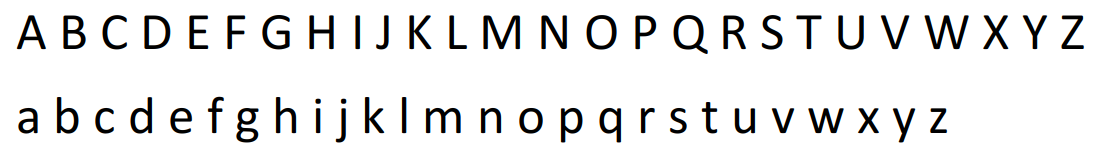
#> input picture modelCaractère/caractere.png, 1101 x 161 px
$ python getcharacter.py
#> lines starting #> are read from the running program, lines starting #| are printed output that depends on the picture; after the words box and inside, x2 and y2 are one past the last pixel; in counts of white or black regions, pixels touching at a corner belong together
import cv2
import numpy as np
import os

source_image = cv2.imread("caractere.png")
#> source_image is the input picture: shape (161, 1101, 3); mean B, G, R 233.3, 233.3, 233.3
source_gray = cv2.cvtColor(source_image, cv2.COLOR_BGR2GRAY)
_, binary_image = cv2.threshold(source_gray, 128, 255, cv2.THRESH_BINARY)
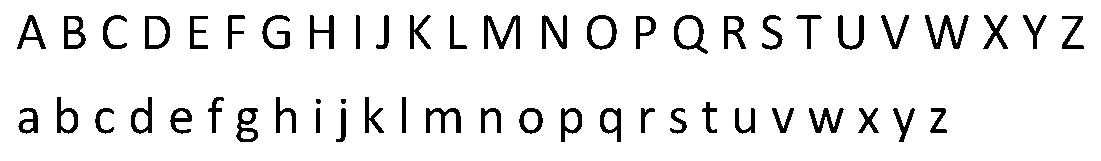
#> binary_image: shape (161, 1101); 91.6% white; 54 black regions, largest, box (x1, y1, x2, y2) and area: (925, 15, 969, 49) 547, (484, 15, 520, 49) 537, (674, 15, 708, 54) 431
inverted_image = cv2.bitwise_not(binary_image)
#> inverted_image: shape (161, 1101); 8.4% white; 54 white regions
contours, _ = cv2.findContours(inverted_image, cv2.RETR_EXTERNAL, cv2.CHAIN_APPROX_SIMPLE)
#> contours = 54 contours, 2 with area under 20; largest, box (x1, y1, x2, y2) and area: (674, 15, 708, 54) 838, (587, 15, 617, 50) 802, (145, 16, 170, 49) 696, (64, 16, 86, 49) 576, (236, 108, 258, 142) 488
combined_image = np.zeros_like(source_image)
output_dir = "extracted_shapes"
os.makedirs(output_dir, exist_ok=True)

for i, contour in enumerate(contours):
    x, y, w, h = cv2.boundingRect(contour)
    shape = source_gray[y:y+h, x:x+w]
    shape_filename = os.path.join(output_dir, f"letter_{i}.jpg")
    cv2.imwrite(shape_filename, shape)
#> this loop made 54 passes
#> (x, y, w, h) on passes 1 to 12: (930, 108, 17, 25), (893, 108, 22, 34), (858, 108, 21, 25), (809, 108, 35, 25), (772, 108, 22, 25), (735, 108, 20, 26), (670, 108, 17, 26), (641, 108, 14, 25), (600, 108, 21, 34), (561, 108, 21, 34), (519, 108, 24, 26), (481, 108, 20, 25)
#> (contour, x, y, w, h) on pass 23: ([[402, 97], [402, 132], [405, 132], [405, 97]], 402, 97, 4, 36)
#> pass 2, `shape = source_gray[y:y+h, x:x+w]`:
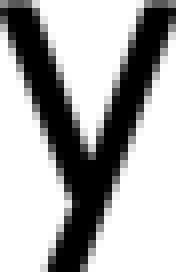
#> shape: shape (34, 22) (shown 8 times larger); min 0, max 255, mean 170.7
#> pass 3, `shape = source_gray[y:y+h, x:x+w]`:
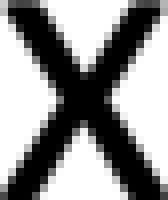
#> shape: shape (25, 21) (shown 8 times larger); min 0, max 255, mean 146.3

print(f"Extracted {len(contours)} shapes.")
#| Extracted 54 shapes.

$ run again, with modelCaractère/lettre_maj.png copied over modelCaractère/caractere.png
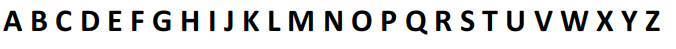
#> input picture modelCaractère/lettre_maj.png, 676 x 49 px
#> source_image is the input picture: shape (49, 676, 3); mean B, G, R 220.2, 220.2, 220.2
#> `source_gray = cv2.cvtColor(source_image, cv2.COLOR_BGR2GRAY)`:
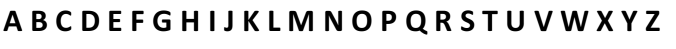
#> source_gray: shape (49, 676); min 0, max 255, mean 220.2
#> `_, binary_image = cv2.threshold(source_gray, 128, 255, cv2.THRESH_BINA..`:
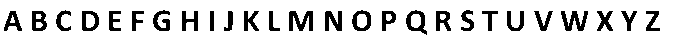
#> binary_image: shape (49, 676); 86.5% white; 26 black regions, largest, box (x1, y1, x2, y2) and area: (289, 11, 313, 31) 300, (561, 11, 588, 31) 285, (325, 11, 342, 31) 231
#> inverted_image: shape (49, 676); 13.5% white; 26 white regions
#> contours = 26 contours; largest, box (x1, y1, x2, y2) and area: (406, 10, 427, 35) 318, (352, 10, 371, 31) 299, (82, 11, 99, 31) 275, (32, 11, 47, 31) 236, (289, 11, 313, 31) 227
#> the loop `for i, contour in enumerate(contours):` made 26 passes
#> (x, y, w, h) on passes 1 to 8: (646, 11, 14, 20), (621, 11, 16, 20), (597, 11, 16, 20), (561, 11, 27, 20), (534, 11, 19, 20), (507, 11, 17, 20), (482, 11, 16, 20), (436, 11, 15, 20)
#| Extracted 26 shapes.

$ run again, with modelCaractère/lettres.png copied over modelCaractère/caractere.png
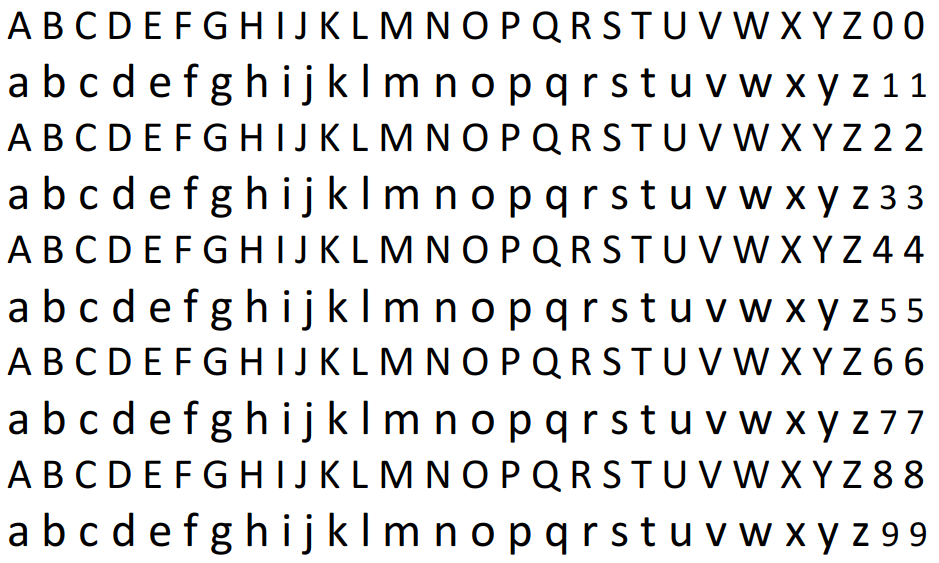
#> input picture modelCaractère/lettres.png, 939 x 563 px
#> source_image is the input picture: shape (563, 939, 3); mean B, G, R 226.1, 226.1, 226.1
#> `_, binary_image = cv2.threshold(source_gray, 128, 255, cv2.THRESH_BINA..`:
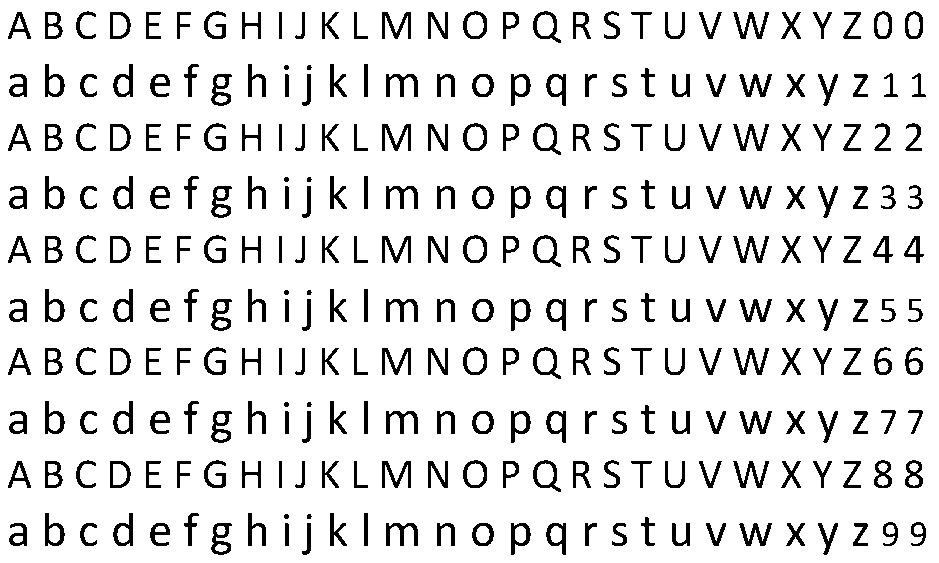
#> binary_image: shape (563, 939); 89% white; 290 black regions, largest, box (x1, y1, x2, y2) and area: (733, 12, 769, 39) 356, (733, 124, 769, 151) 356, (733, 236, 769, 263) 356
#> inverted_image: shape (563, 939); 11% white; 290 white regions
#> contours = 290 contours, 10 with area under 20; largest, box (x1, y1, x2, y2) and area: (533, 460, 561, 492) 546, (533, 347, 561, 379) 546, (533, 235, 561, 267) 546, (533, 123, 561, 155) 546, (533, 11, 561, 43) 546
#> the loop `for i, contour in enumerate(contours):` made 290 passes
#> (x, y, w, h) on passes 1 to 3: (853, 523, 15, 23), (818, 523, 20, 32), (786, 523, 19, 23)
#> pass 2, `shape = source_gray[y:y+h, x:x+w]`:
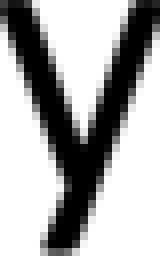
#> shape: shape (32, 20) (shown 8 times larger); min 0, max 255, mean 170.4
#| Extracted 290 shapes.

$ run again, with modelCaractère/lettre.webp saved as modelCaractère/caractere.png
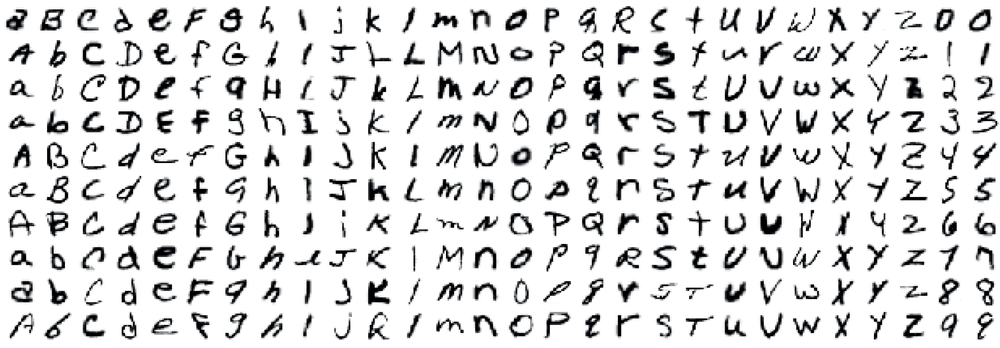
#> input picture modelCaractère/lettre.webp, 1000 x 348 px, shrunk from 3507 x 1221 before the run
#> source_image is the input picture: shape (348, 1000, 3); mean B, G, R 222.2, 221.8, 221.5
#> `_, binary_image = cv2.threshold(source_gray, 128, 255, cv2.THRESH_BINA..`:
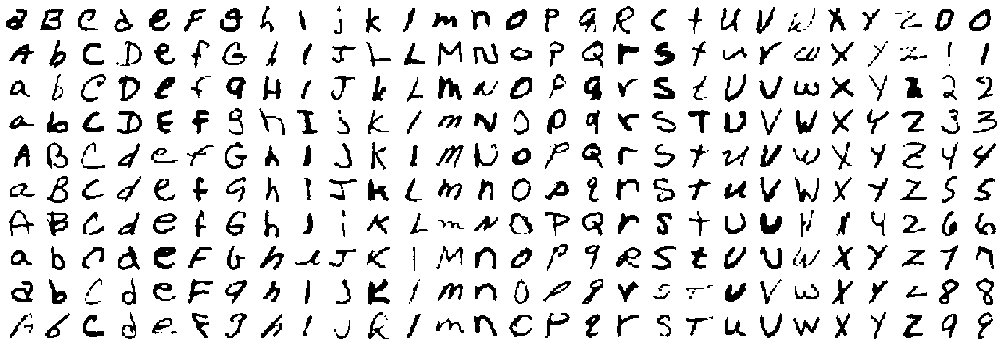
#> binary_image: shape (348, 1000); 87.3% white; 347 black regions (50 under 20 px), largest, box (x1, y1, x2, y2) and area: (368, 279, 390, 305) 300, (438, 76, 462, 100) 291, (154, 247, 176, 269) 288
#> inverted_image: shape (348, 1000); 12.7% white; 347 white regions (50 under 20 px)
#> contours = 347 contours, 65 with area under 20; largest, box (x1, y1, x2, y2) and area: (118, 75, 140, 101) 332, (40, 9, 64, 30) 328, (510, 77, 532, 99) 323, (47, 176, 68, 203) 310, (512, 178, 531, 202) 310
#> the loop `for i, contour in enumerate(contours):` made 347 passes
#> (x, y, w, h) on passes 3, 5, 6: (171, 331, 6, 3), (24, 324, 9, 9), (273, 323, 9, 14)
#| Extracted 347 shapes.
